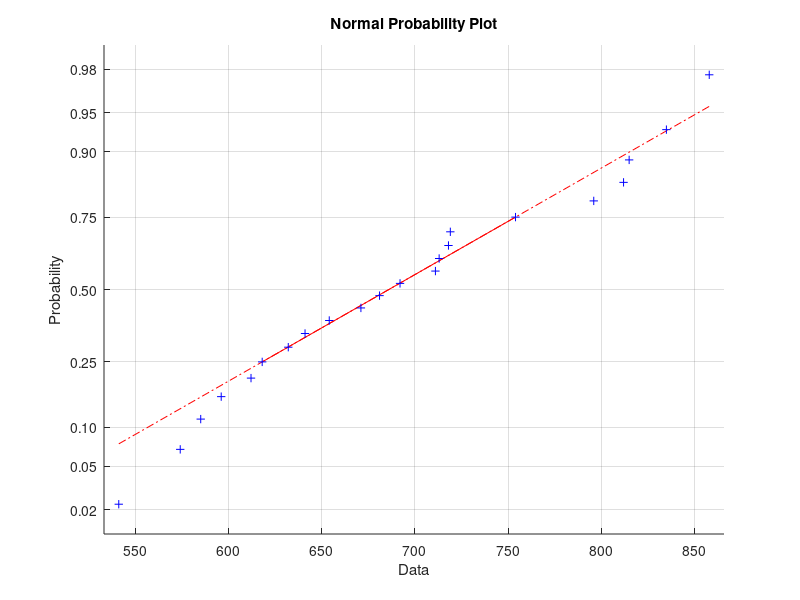

This chart was generated by the following MATLAB code: (Note: this script raises an error after producing the figure.)
clear all
clc

x=[541,574,585,596,612,618,632,641,654,671,681,692,711,713,718,719,754,796,812,815,835,858];
normplot(x)

mu=mean(x);
smerodch=std(x);

[h,p,ci]=ttest(x,500,0.01,'both')
